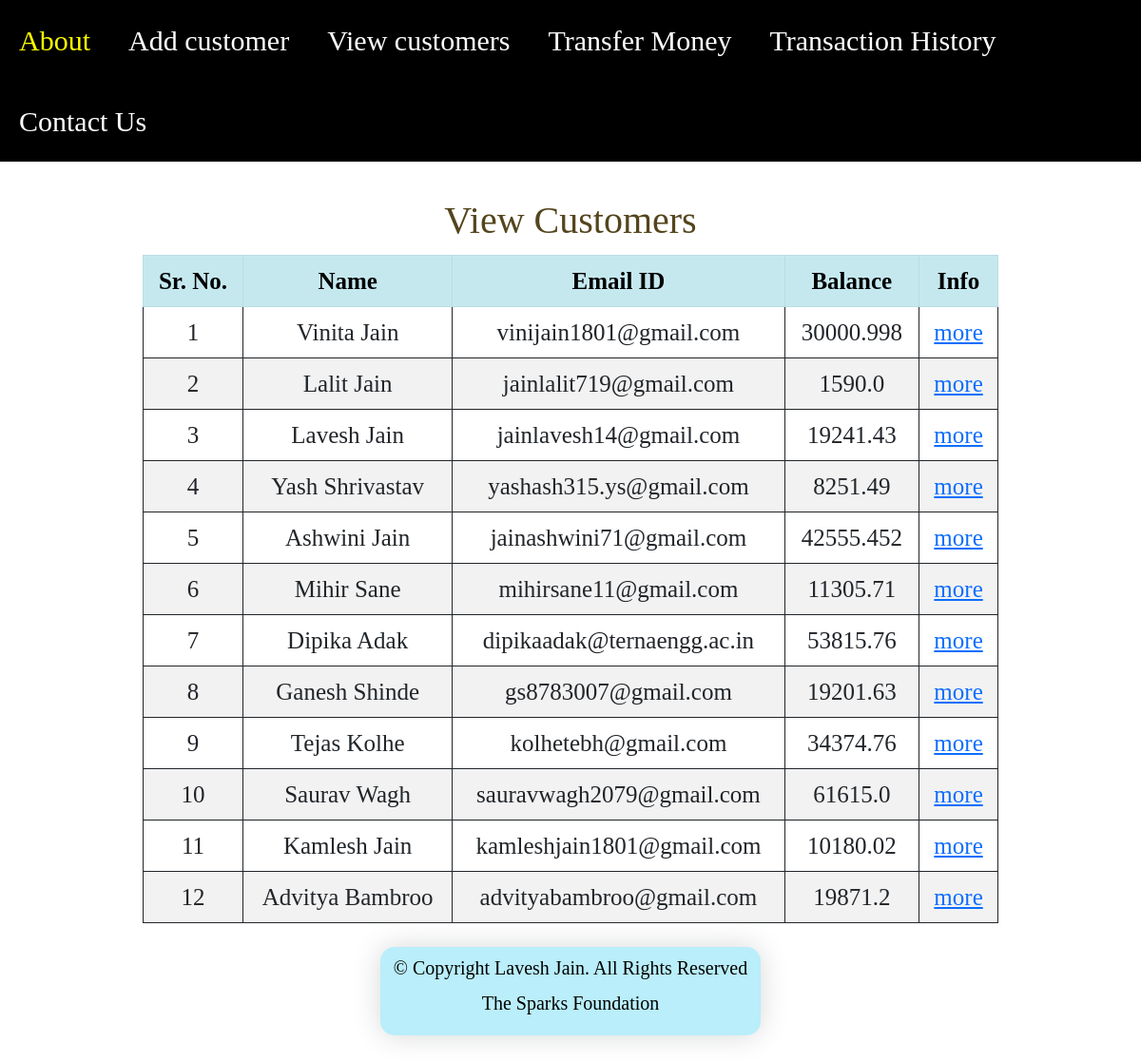
Page /view_customers/ on the committed database.
### bank_app/models.py (models this page shows, shortened)
class Bank_Model(models.Model):
	name = models.CharField(max_length = 90)
	email = models.EmailField(max_length = 100, primary_key = True)
	mobile_number = models.CharField(max_length = 100)
	account_type = models.CharField(max_length = 90)
	balance = models.FloatField(max_length = 30)
	address = models.CharField(max_length = 200)

### bank_app/views.py (the view)
# urls.py: path('view_customers/', view_customers, name = "view_customers"),
def view_customers(request):
	data = Bank_Model.objects.all()
	return render(request, 'view_customers.html', {'data' : data})

### bank_app/templates/view_customers.html (shortened to what this page needs)
{% extends 'base.html' %}
{% block body %}
	<br>
	<h1 style = "font-size : 40px; color: #54451d; font-family : 'Sitka Text';"> View Customers </h1>
  	<table style = "width : 900px;" class="table table-striped table-bordered table-hover border-dark">
	{% if data %}
		<tr class="table-info" align = 'center'>
			<th> Sr. No. </th>
			<th> Name </th>
			<th> Email ID </th>
			<th> Balance </th>
			<th> Info </th>
		</tr>
	{% endif %}
		{% for d in data %}
		<tr align = center>
			<td>{{ forloop.counter }}</td>
			<td>{{ d.name }}</td>
			<td>{{ d.email }}</td>
			<td>{{ d.balance }}</td>
			<td><a href = "/more_info/{{ d.email }}">more</a></td>
		</tr>
		{% empty %}
		<tr align = 'center'>
			<td>No Data</tr>
		</tr>
		{% endfor %}
</table>
{% endblock %}

### templates/base.html (shortened to what this page needs)
<html>
<link href="https://cdn.jsdelivr.net/npm/bootstrap@5.0.1/dist/css/bootstrap.min.css" rel="stylesheet">
<head>
</head>
<body>
<center>
	<div class = 'nav' >
			<a href = "{% url 'about' %}">About</a>
			<a href = "{% url 'add_customer' %}">Add customer</a>
			<a href = "{% url 'view_customers' %}">View customers</a>
			<a href = "{% url 'transfer' %}">Transfer Money</a>
			<a href = "{% url 'transaction_history'%}">Transaction History</a>
			<a href = "{% url 'contact' %}">Contact Us</a>
	</div>
	{% block body %}
	{% endblock %}
	<div class="col-lg-4">
	<div class = "info-box" style = "background: #b9eefa">
		<h6 style = "font-size: 20px;"> © Copyright Lavesh Jain. All Rights Reserved </h6>
		<h6 style = "font-size: 20px;"> The Sparks Foundation </h6>
	</div>
	</div>
	<br>
</center>
</body>
</html>

### templates/base.html (style rules this page uses)
* { font-size : 25px; font-family : Calibri; }
.nav { background-color : black; }
.nav a { color : white; text-decoration : none; padding : 20px; font-size : 30px; }
.info-box { font-size: 10px; color: #000000; text-align: center; box-shadow: 0 0 30px rgba(214, 215, 216, 1.5); padding: 10px 0 10px 0; border-radius: 15px; }

### rows in the picture
Bank_Model: name "Vinita Jain", email "vinijain1801@gmail.com", balance "30000.998"
Bank_Model: name "Lalit Jain", email "jainlalit719@gmail.com", balance "1590.0"
Bank_Model: name "Lavesh Jain", email "jainlavesh14@gmail.com", balance "19241.43"
Bank_Model: name "Yash Shrivastav", email "yashash315.ys@gmail.com", balance "8251.49"
Bank_Model: name "Ashwini Jain", email "jainashwini71@gmail.com", balance "42555.452"
Bank_Model: name "Mihir Sane", email "mihirsane11@gmail.com", balance "11305.71"
Bank_Model: name "Dipika Adak", email "dipikaadak@ternaengg.ac.in", balance "53815.76"
Bank_Model: name "Ganesh Shinde", email "gs8783007@gmail.com", balance "19201.63"
Bank_Model: name "Tejas Kolhe", email "kolhetebh@gmail.com", balance "34374.76"
Bank_Model: name "Saurav Wagh", email "sauravwagh2079@gmail.com", balance "61615.0"
Bank_Model: name "Kamlesh Jain", email "kamleshjain1801@gmail.com", balance "10180.02"
Bank_Model: name "Advitya Bambroo", email "advityabambroo@gmail.com", balance "19871.2"
